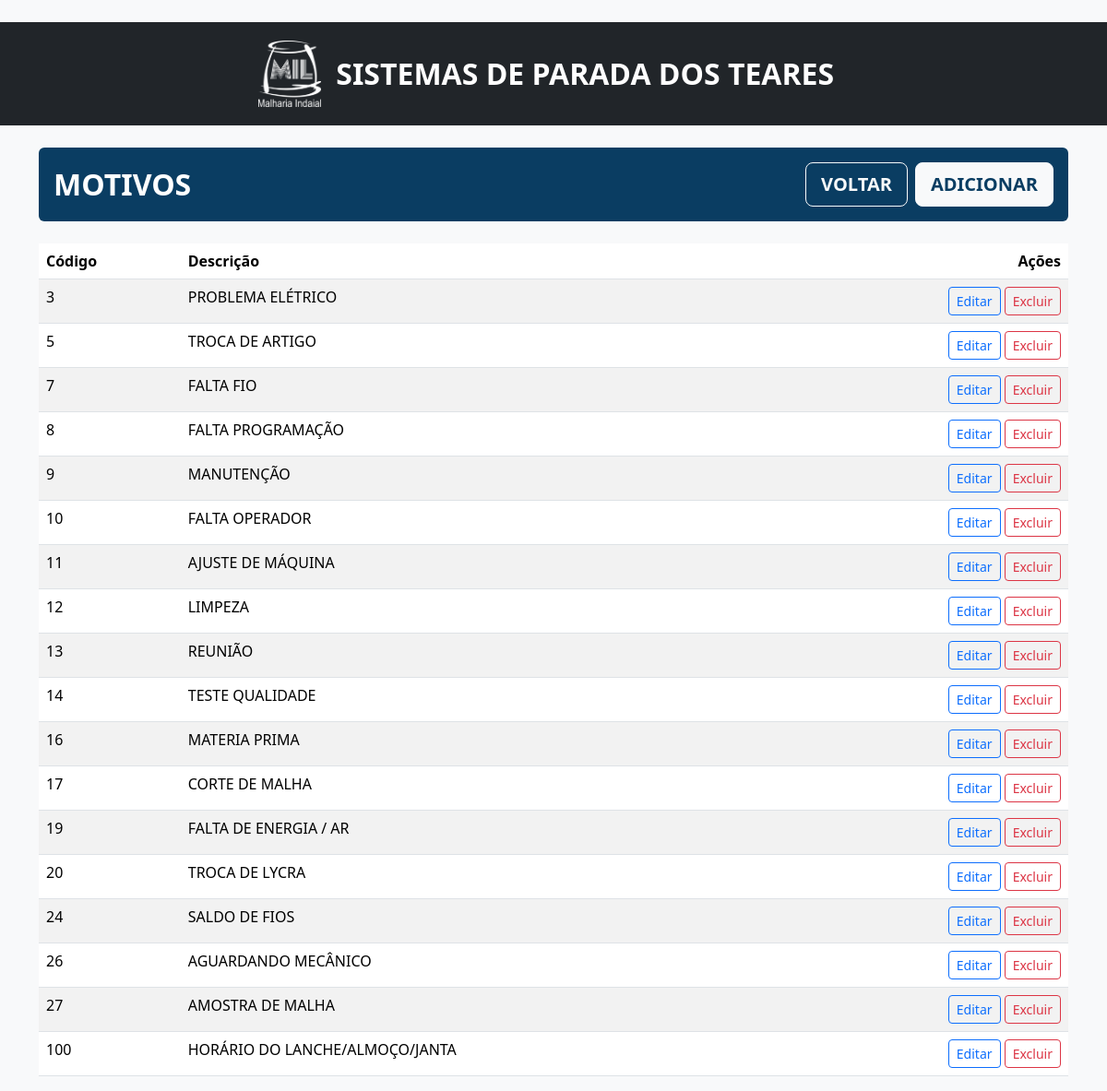
The app's page /reasons (signed in) with its own data.
### tables this page shows
CREATE TABLE reasons (id INTEGER PRIMARY KEY AUTOINCREMENT, code INTEGER NOT NULL UNIQUE, description TEXT NOT NULL);

### app.py (the view)
@app.route('/reasons')
@login_required
@level_required([5, 6])
def reasons_list():
    db = get_db()
    reasons = db.execute('SELECT * FROM reasons ORDER BY code').fetchall()
    return render_template('reasons.html', reasons=reasons)

### app.py (called while the page is built)
def user_level() -> int:
    try:
        return int(session.get('level', 0))
    except Exception:
        return 0

def level_required(allowed_levels):
    def decorator(func):
        @wraps(func)
        def wrapper(*args, **kwargs):
            if user_level() not in allowed_levels:
                flash('Acesso negado.', 'danger')
                return redirect(url_for('dashboard'))
            return func(*args, **kwargs)
        return wrapper
    return decorator

def login_required(view):
    @wraps(view)
    def wrapped(*args, **kwargs):
        if 'user_id' not in session:
            flash('Faça login para continuar.', 'warning')
            return redirect(url_for('login'))
        return view(*args, **kwargs)
    return wrapped

@app.context_processor
def inject_helpers():
    return {
        'day_label': day_label,
        'format_total': format_total,
        'user_level': user_level,
        'level_allowed': level_allowed,
    }

def ensure_reasons_seed(db: sqlite3.Connection) -> None:
    existing_codes = {row['code'] for row in db.execute('SELECT code FROM reasons').fetchall()}
    missing = [(code, desc) for code, desc in REASONS_SEED if code not in existing_codes]
    if missing:
        db.executemany('INSERT OR IGNORE INTO reasons (code, description) VALUES (?, ?)', missing)
        db.commit()

### templates/reasons.html
﻿{% extends "base.html" %}
{% block content %}
<div class="d-flex align-items-center justify-content-between mb-4 p-3 rounded" style="background:#0a3d62; color:#fff;">
  <h2 class="mb-0 fw-bold text-uppercase">MOTIVOS</h2>
  <div class="d-flex gap-2">
    <a class="btn btn-outline-light btn-lg fw-bold text-uppercase" href="{{ url_for('dashboard') }}">Voltar</a>
    <a class="btn btn-light btn-lg fw-bold text-uppercase" style="color:#0a3d62;" href="{{ url_for('reasons_create') }}">Adicionar</a>
  </div>
</div>
<table class="table table-striped">
  <thead>
    <tr>
      <th>Código</th>
      <th>Descrição</th>
      <th class="text-end">Ações</th>
    </tr>
  </thead>
  <tbody>
    {% for r in reasons %}
    <tr>
      <td>{{ r['code'] }}</td>
      <td>{{ r['description'] }}</td>
      <td class="text-end">
        <a class="btn btn-sm btn-outline-primary" href="{{ url_for('reasons_edit', reason_id=r['id']) }}">Editar</a>
        <form method="post" action="{{ url_for('reasons_delete', reason_id=r['id']) }}" class="d-inline" onsubmit="return confirm('Remover motivo?');">
          <button class="btn btn-sm btn-outline-danger">Excluir</button>
        </form>
      </td>
    </tr>
    {% endfor %}
  </tbody>
</table>
{% endblock %}

### records on screen
reasons: code "3", description "PROBLEMA ELÉTRICO"
reasons: code "5", description "TROCA DE ARTIGO"
reasons: code "7", description "FALTA FIO"
reasons: code "8", description "FALTA PROGRAMAÇÃO"
reasons: code "9", description "MANUTENÇÃO"
reasons: code "10", description "FALTA OPERADOR"
reasons: code "11", description "AJUSTE DE MÁQUINA"
reasons: code "12", description "LIMPEZA"
reasons: code "13", description "REUNIÃO"
reasons: code "14", description "TESTE QUALIDADE"
reasons: code "16", description "MATERIA PRIMA"
reasons: code "17", description "CORTE DE MALHA"
reasons: code "19", description "FALTA DE ENERGIA / AR"
reasons: code "20", description "TROCA DE LYCRA"
reasons: code "24", description "SALDO DE FIOS"
reasons: code "26", description "AGUARDANDO MECÂNICO"
reasons: code "27", description "AMOSTRA DE MALHA"
reasons: code "100", description "HORÁRIO DO LANCHE/ALMOÇO/JANTA"
